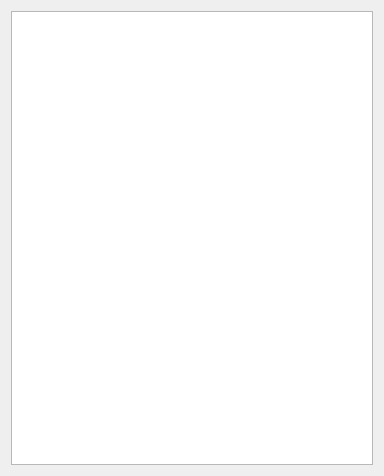
<?xml version="1.0" encoding="UTF-8"?>
<ui version="4.0">
 <class>Help</class>
 <widget class="QDialog" name="Help">
  <property name="geometry">
   <rect>
    <x>0</x>
    <y>0</y>
    <width>384</width>
    <height>476</height>
   </rect>
  </property>
  <property name="windowTitle">
   <string>Help</string>
  </property>
  <layout class="QVBoxLayout" name="verticalLayout">
   <item>
    <layout class="QVBoxLayout" name="contentLayout">
     <item>
      <widget class="QTextBrowser" name="helpBrowser"/>
     </item>
    </layout>
   </item>
  </layout>
 </widget>
 <resources/>
 <connections/>
</ui>
